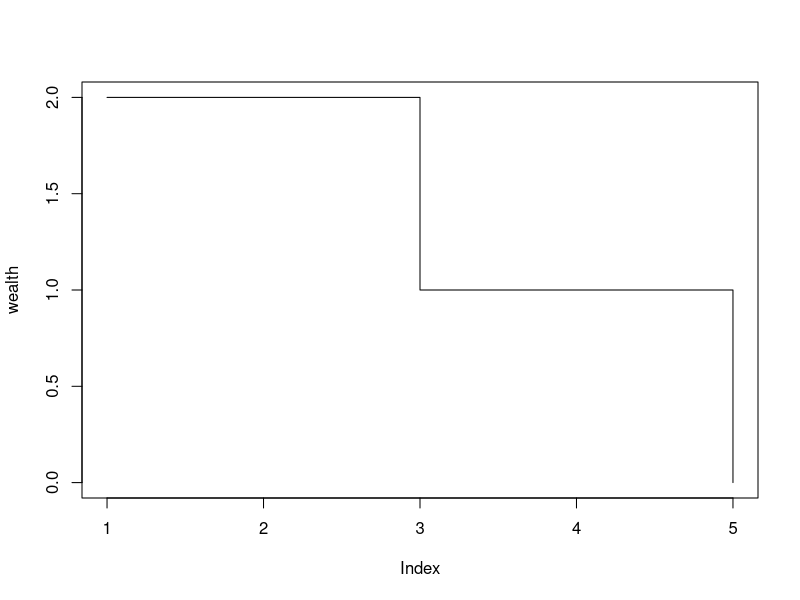
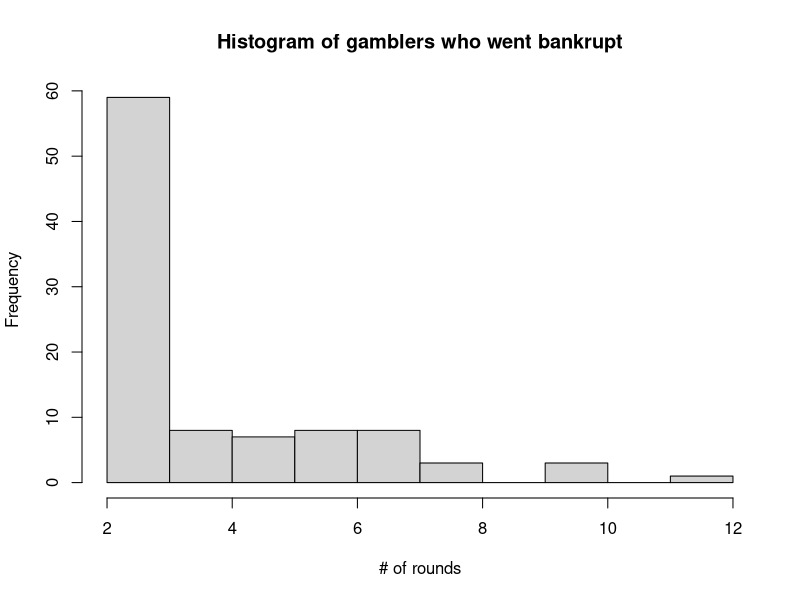
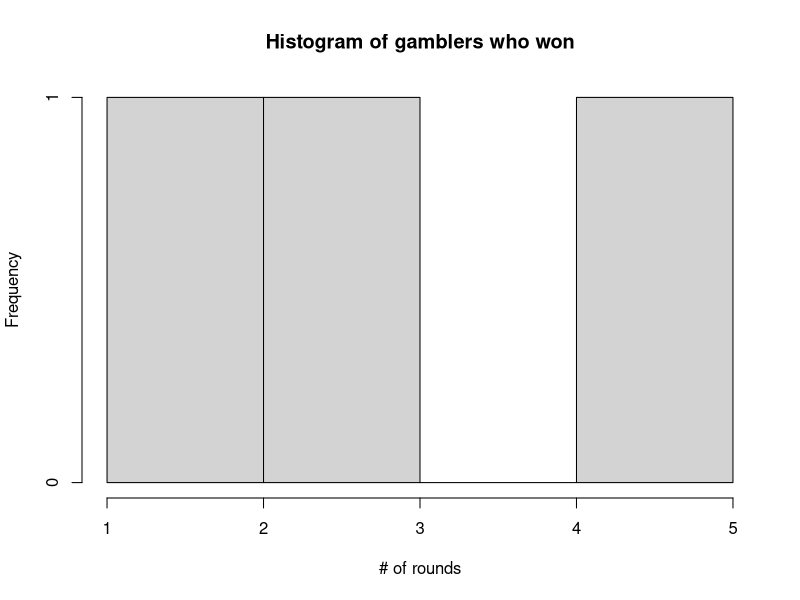
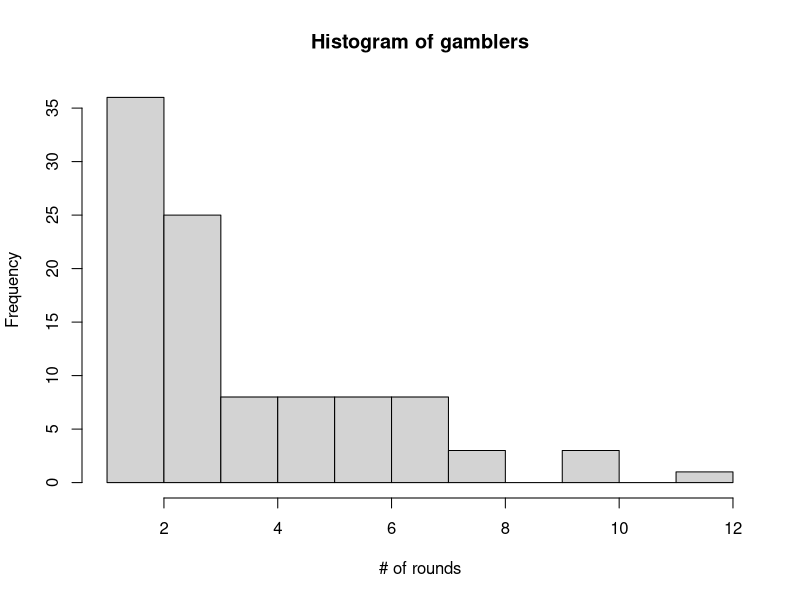

The R script that drew these images, in order:
## ---- chunk 1
rounds = rbinom(100, 3, 1/6)
print(paste0("The average is $", mean(rounds)), quote = FALSE)
## ---- chunk 2
dollars=2
round_count=0
wealth=c(2)
while ((dollars > 0) & (dollars < 4)){
  dollars=dollars-1
  round_count=round_count+1
  dollars=dollars+rbinom(1,3,1/6)
  wealth=append(wealth, dollars)
}
plot(wealth, type = "s")
## ---- chunk 3

rounds=c()
bankruptcy=c()

for (i in 1:100) {
  
dollars=2
round_count=0

while ((dollars > 0) & (dollars < 4)){
  dollars=dollars-1
  round_count=round_count+1
  dollars=dollars+rbinom(1,3,1/6)

}
if (dollars==0) {
  bankruptcy=c(bankruptcy, 1)
}
else {
  bankruptcy=c(bankruptcy, 0)
}

rounds=c(rounds, round_count)

}

gamblers=data.frame("Gambler"=1:100, "Rounds"=rounds, "Bankruptcy"=bankruptcy)

## ---- chunk 4
bankrupt_rounds = gamblers[gamblers$Bankruptcy==1,]$Rounds
hist(bankrupt_rounds, main="Histogram of gamblers who went bankrupt", xlab="# of rounds")

winner_rounds = gamblers[gamblers$Bankruptcy==0,]$Rounds
hist(winner_rounds, main="Histogram of gamblers who won", xlab="# of rounds", breaks=min(winner_rounds):max(winner_rounds))

total_rounds = gamblers$Rounds
hist(total_rounds, main="Histogram of gamblers", xlab="# of rounds")
